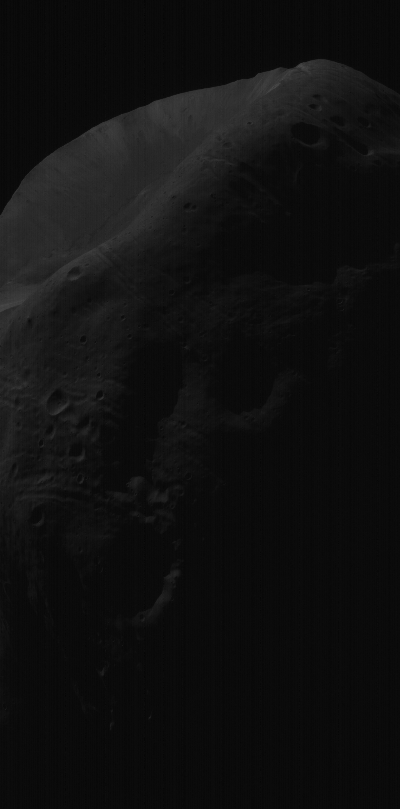
%> input picture obrazy/lab4/wykonanie/phobos.bmp, 400 x 809 px
$ octave zadaniaB.m   (GNU Octave 9; MATLAB toolbox functions it lacks are replaced by stand-ins)
%> lines starting %> are read from the running program, lines starting %| are printed output that depends on the picture
%%zadania B

%% 1. Clear stuff
clearvars;
clc;
close all;
x = 2;
y = 3;

%% 2. wczytaj phobos.bmp
moon = imread('phobos.bmp');
%> moon is the input picture: size 809x400 uint8; min 3, max 73, mean 16.1
subplot(y,x,1);
imshow(moon);

%% 3. wyr?wnujemy histogram
wyrownany = histeq(moon);
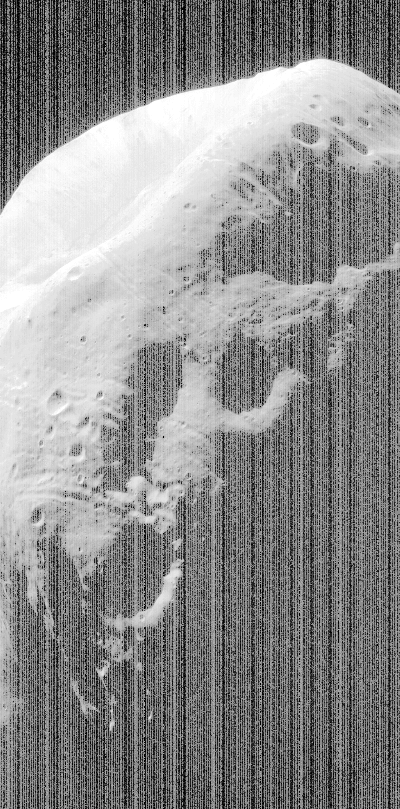
%> wyrownany: size 809x400 uint8; min 0, max 255, mean 140.7
subplot(y,x,2)
imshow(wyrownany);

%% 4. Wynik nie jest zadowalaj?cy. Wczytaj histogramZadany
load('histogramZadany');
subplot(y,x,3:4);
bar(histogramZadany);
lepiejWyrownany = histeq(moon, histogramZadany);
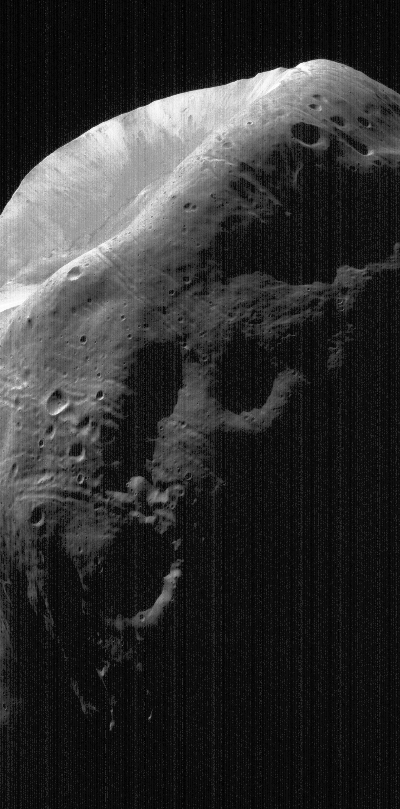
%> lepiejWyrownany: size 809x400 uint8; min 0, max 255, mean 47.7

%% 5. Rysujemy
subplot(y,x,5);
imshow(lepiejWyrownany);
subplot(y,x,6);
imhist(lepiejWyrownany);
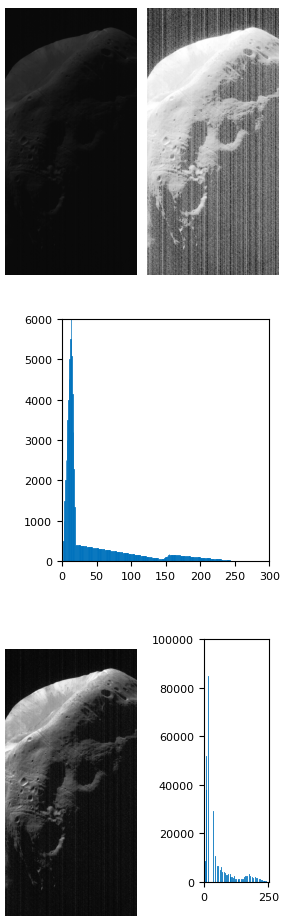
%> figure redrawn from the program's plot data, 5 panels
